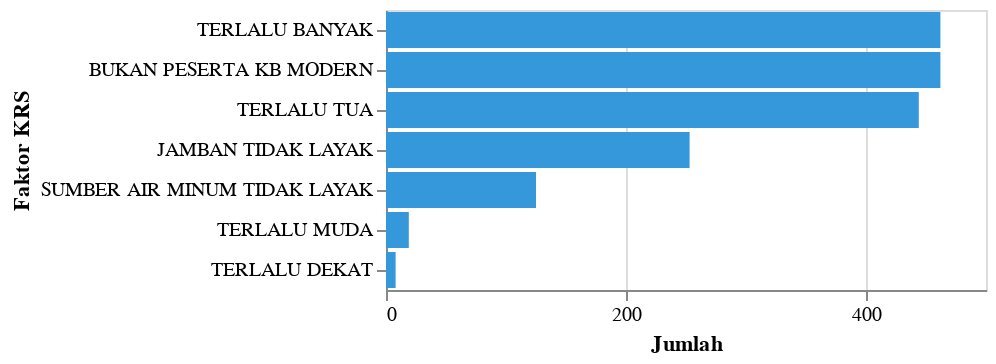

Notebook code for this chart:
### Code cell
# Mengurutkan data berdasarkan jumlah secara descending
faktor_krs = faktor_krs.sort("JUMLAH", descending=True)

# Membuat grafik batang horizontal dengan Altair
chart = (
    alt.Chart(faktor_krs)
    .mark_bar(color=warna_biru)
    .encode(
        y=alt.Y("FAKTOR KRS:N", title="Faktor KRS", sort="-x"),
        x=alt.X("JUMLAH:Q", title="Jumlah",
                axis=alt.Axis(
                tickCount=3,  # BATASI 5 TICK SAJA
                )),
        tooltip=[
            alt.Tooltip("FAKTOR KRS", title="Faktor"),
            alt.Tooltip("JUMLAH FORMATTED:Q", title="Jumlah")
        ]
    )
)

# Menambahkan label di ujung batang
text = (
    alt.Chart(faktor_krs)
    .mark_text(align="left", baseline="middle", dx=5)
    .encode(
        y=alt.Y("FAKTOR KRS:N", sort="-x"),
        x=alt.X("JUMLAH FORMATTED:Q")
    )
)

final_chart = chart + text

# Menampilkan grafik
final_chart.show()

### Figure 1 — Vega-Lite specification as saved in the notebook (floating-point values rounded to 4 significant figures)
{"config": {"view": {"continuousWidth": 300, "continuousHeight": 300}}, "layer": [{"mark": {"type": "bar", "color": "#3498db"}, "encoding": {"tooltip": [{"field": "FAKTOR KRS", "title": "Faktor", "type": "nominal"}, {"field": "JUMLAH FORMATTED", "title": "Jumlah", "type": "quantitative"}], "x": {"axis": {"tickCount": 3}, "field": "JUMLAH", "title": "Jumlah", "type": "quantitative"}, "y": {"field": "FAKTOR KRS", "sort": "-x", "title": "Faktor KRS", "type": "nominal"}}}, {"mark": {"type": "text", "align": "left", "baseline": "middle", "dx": 5}, "encoding": {"x": {"field": "JUMLAH FORMATTED", "type": "quantitative"}, "y": {"field": "FAKTOR KRS", "sort": "-x", "type": "nominal"}}}], "data": {"name": "data-3540c6d2ddec0badb41abdfd75c9f676"}, "$schema": "https://vega.github.io/schema/vega-lite/v5.20.1.json", "datasets": {"data-3540c6d2ddec0badb41abdfd75c9f676": [{"PROVINSI": "SULAWESI BARAT", "FAKTOR KRS": "TERLALU BANYAK", "JUMLAH": 462, "JUMLAH FORMATTED": "462"}, {"PROVINSI": "SULAWESI BARAT", "FAKTOR KRS": "BUKAN PESERTA KB MODERN", "JUMLAH": 462, "JUMLAH FORMATTED": "462"}, {"PROVINSI": "SULAWESI BARAT", "FAKTOR KRS": "TERLALU TUA", "JUMLAH": 444, "JUMLAH FORMATTED": "444"}, {"PROVINSI": "SULAWESI BARAT", "FAKTOR KRS": "JAMBAN TIDAK LAYAK", "JUMLAH": 253, "JUMLAH FORMATTED": "253"}, {"PROVINSI": "SULAWESI BARAT", "FAKTOR KRS": "SUMBER AIR MINUM TIDAK LAYAK", "JUMLAH": 125, "JUMLAH FORMATTED": "125"}, {"PROVINSI": "SULAWESI BARAT", "FAKTOR KRS": "TERLALU MUDA", "JUMLAH": 19, "JUMLAH FORMATTED": "19"}, {"PROVINSI": "SULAWESI BARAT", "FAKTOR KRS": "TERLALU DEKAT", "JUMLAH": 8, "JUMLAH FORMATTED": "8"}]}}
